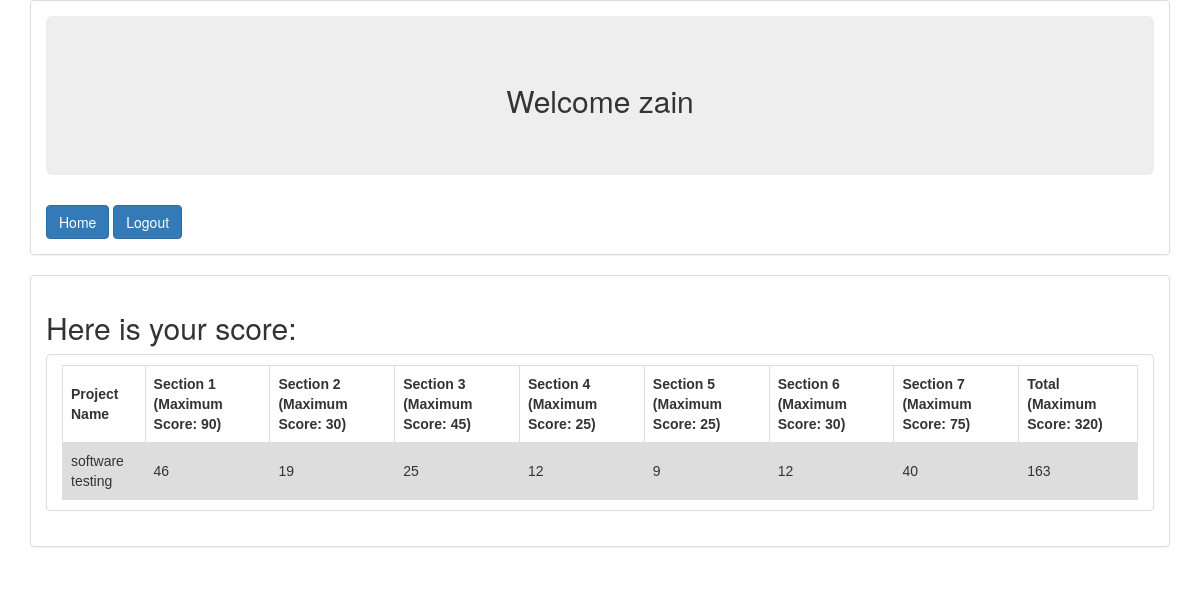
Screenshot of /viewScorePM.php (signed in) with the database file from the repository.
### tables this page shows
CREATE TABLE `qestions` (
  `id` int(111) NOT NULL,
  `score` varchar(40) NOT NULL,
  `username` varchar(40) NOT NULL,
  `projectName` varchar(45) NOT NULL,
  `section1` varchar(100) NOT NULL,
  `section2` varchar(100) NOT NULL,
  `section3` varchar(100) NOT NULL,
  `section4` varchar(100) NOT NULL,
  `section5` varchar(100) NOT NULL,
  `section6` varchar(100) NOT NULL,
  `section7` varchar(100) NOT NULL
);

### viewScorePM.php (the view, shortened to what this page needs)
<?php
require 'db_connection.php';
?>
<!DOCTYPE html>
<html lang="en">
<head>
  <link rel="stylesheet" href="https://maxcdn.bootstrapcdn.com/bootstrap/3.3.7/css/bootstrap.min.css">
</head>
<body>
 <div class="container">
  <div class="panel panel-default">
    <div class="panel-body">
           <div class="jumbotron">
  				<h2 class="text-center"> <?php echo "Welcome  " . $_SESSION["login"] . "<br>"; ?></h2>
  			 </div>
        <button type="button" class="btn btn-primary" onClick="location.href='projectManager.php'">Home</button>
        <button type="button" class="btn btn-primary" onClick="location.href='logout.php'">Logout</button>
    </div>
  </div>
 <div class="panel panel-default">
    <div class="panel-body">
      <h2>Here is your score: </h2>
<ul class="list-group">
    <li class="list-group-item">
      <?php
$sql = "SELECT * FROM qestions";
$result = $conn->query($sql);
if ($result->num_rows > 0) {
        echo "<table><tr><th> Project Name </th><th> Section 1 (Maximum Score: 90) </th><th> Section 2 (Maximum Score: 30)  </th><th> Section 3 (Maximum Score: 45)  </th><th> Section 4 (Maximum Score: 25)  </th><th> Section 5 (Maximum Score: 25)  </th><th> Section 6 (Maximum Score: 30)  </th><th> Section 7 (Maximum Score: 75)</th><th> Total (Maximum Score: 320) </th></tr>";
    while($row = $result->fetch_assoc()) {
     if( $row['username'] == $_SESSION["login"]) {
     echo "<tr>";
    	         echo "<td>". $row["projectName"]. "</td>";
    	        echo "<td>" . $row["section1"]."</td>";
    	         echo "<td>" . $row["section2"]."</td>";
    	         echo "<td>" . $row["section3"]."</td>";
    	         echo "<td>" . $row["section4"]."</td>";
    	    	echo "<td>" . $row["section5"]."</td>";
    	         echo "<td>" . $row["section6"]."</td>";
    	         echo "<td>" . $row["section7"]."</td>";
    	        echo "<td>" . $row["score"]."</td>";
    	 }
    }
} else {
    echo "0 results";
}
?>
  </ul>
    </div>
  </div>
  </div>
</body>
</html>

### viewScorePM.php (style rules this page uses)
table { font-family: arial, sans-serif; border-collapse: collapse; width: 100%; }
td, th { border: 1px solid #dddddd; text-align: left; padding: 8px; }
tr:nth-child(even) { background-color: #dddddd; }

### rows the page displays
qestions: projectName "software testing", section1 "46", section2 "19", section3 "25", section4 "12", section5 "9", section6 "12", section7 "40", score "163"

### other values shown
$_SESSION["login"] "zain"
